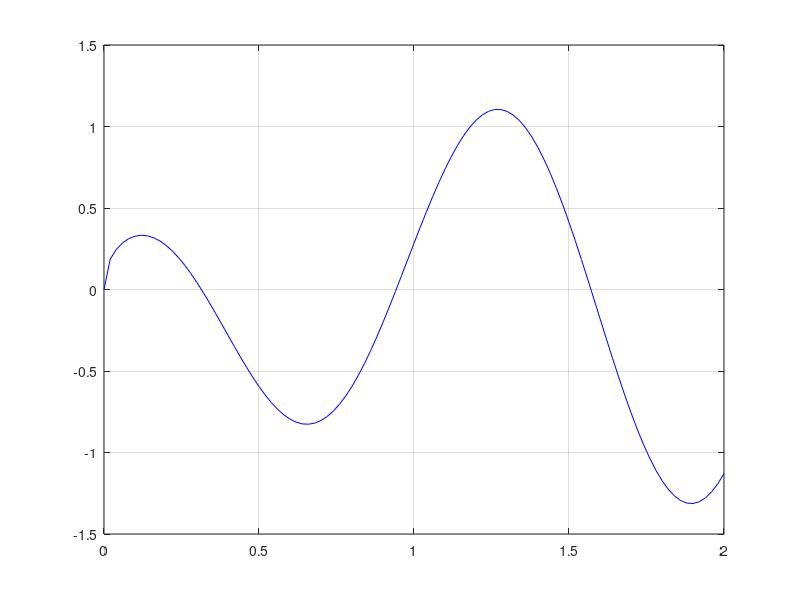

The MATLAB script that drew this image:
clear all
close all
clc

f=@(x) cos(5*x).*x.^(3/7);
fp=@(x) (3/7)*cos(5*x).*x.^(-4/7)-5*x.^(3/7).*sin(5*x);

% Newton
a=0;
b=2;
e=1e-11;
xmesh=[a:0.02:b];

plot(xmesh,f(xmesh),'b')
grid on
intg=0.8;
err=1;
counter=0;
while abs(err)>e
    delta=-f(intg)/fp(intg);
    z=intg+delta;
    err=f(z);
    intg=z;
    counter=counter+1;
    
end
Newton=z

% Bisection
ag=0.8;
bg=1.2;
midp=(ag+bg)/2;
err1=1;
counter2=0;

while abs(err1)>1e-11
    if f(ag)*f(midp)<0
        bg=midp;
    else
        ag=midp;
    end
    err1=f(midp);
    midp=(ag+bg)/2;
    counter2=counter2+1;
end

Bisection=[midp,err1]
    
